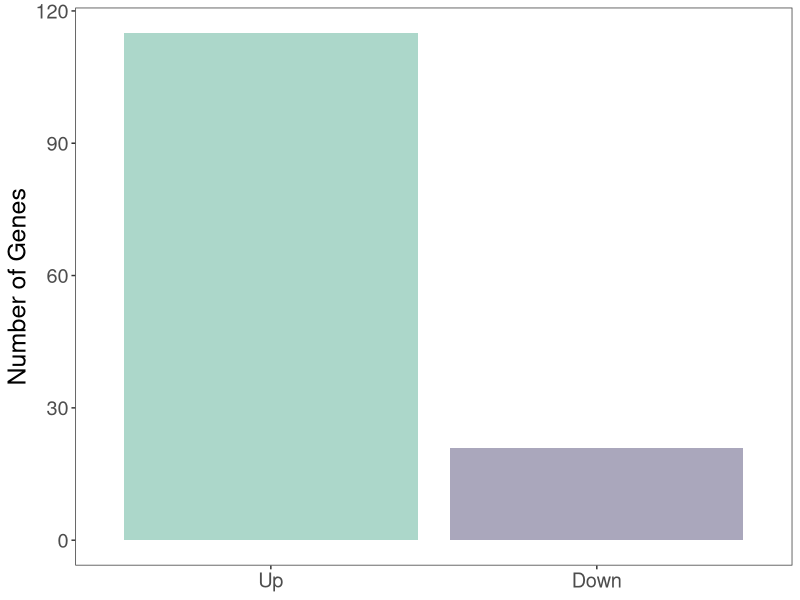
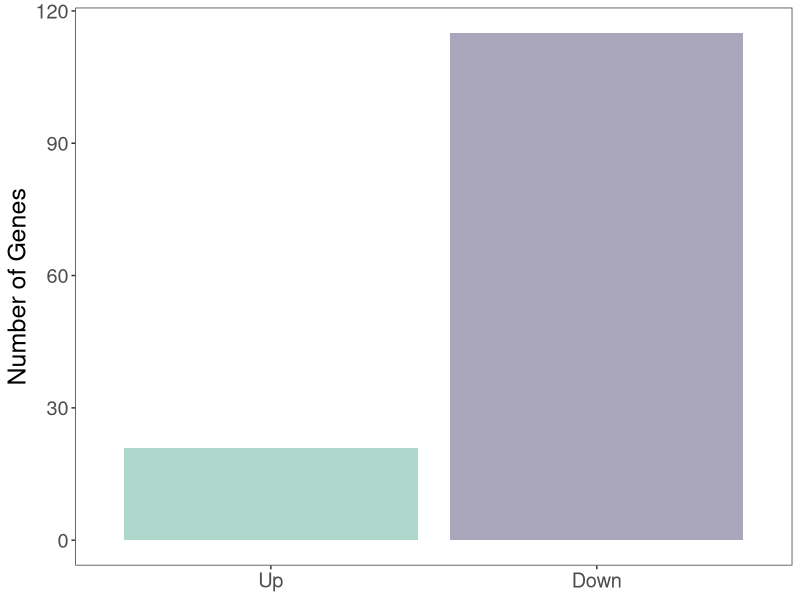
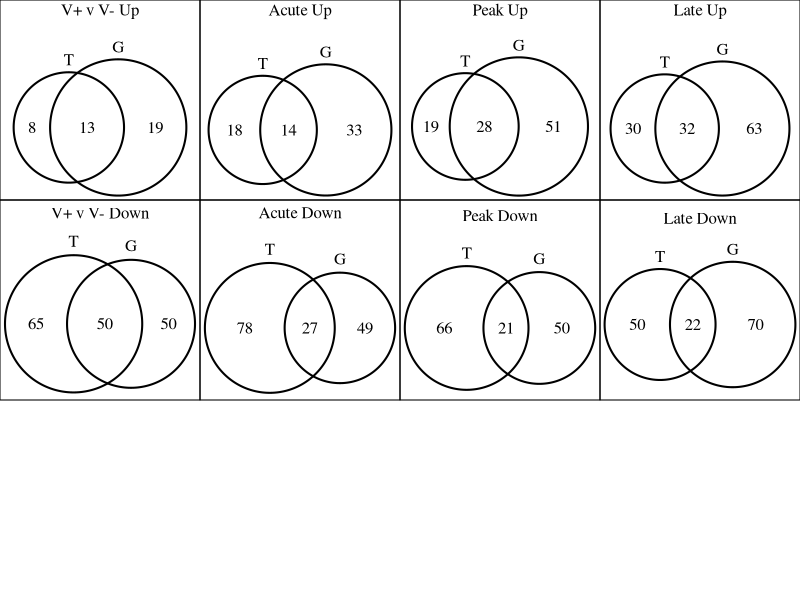
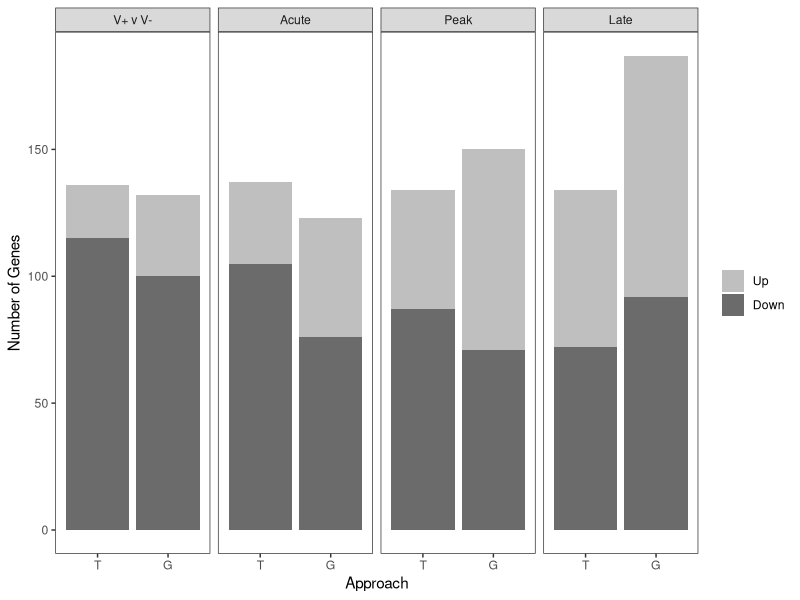
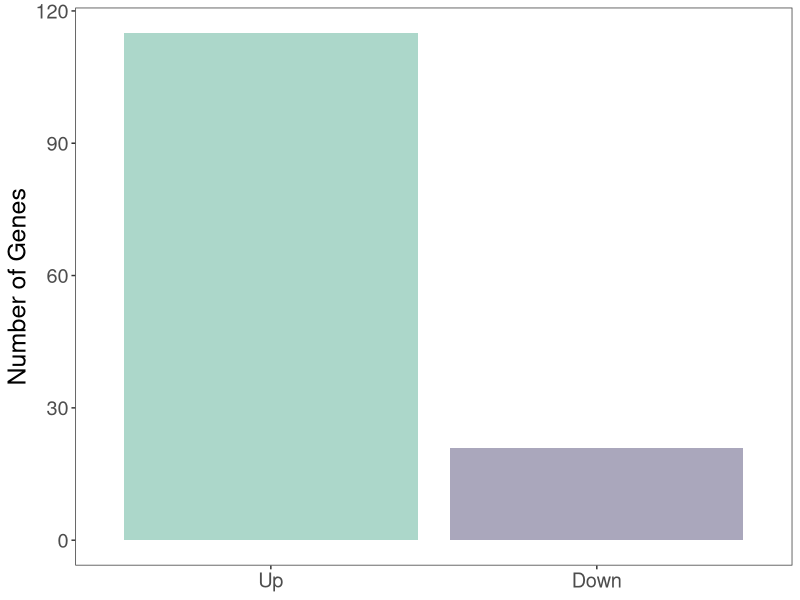
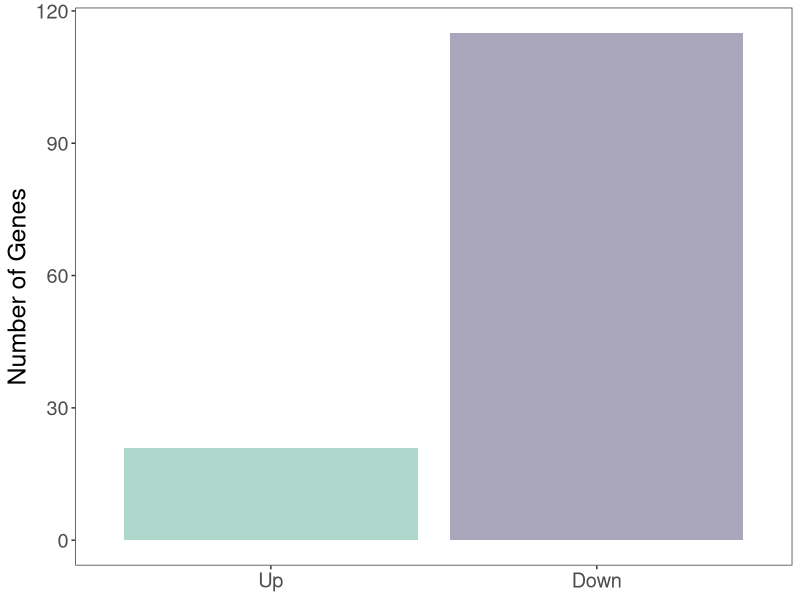

These charts were generated, in order, by the following R code:
## ---- chunk 1
library(tidyverse)
library(VennDiagram)
library(gridExtra)
## ---- chunk 2
t_virus <- read.csv("Output Files/txome_female_edgeR_viralRNA_DGE_results.csv") %>% 
  dplyr::rename("gene" = "X")

t_acute <- 
  read.csv("Output Files/txome_female_edgeR_DGE_results_acute.csv") %>% 
  dplyr::rename("gene" = "X")

t_peak <-
  read.csv("Output Files/txome_female_edgeR_DGE_results_peak.csv") %>% 
  dplyr::rename("gene" = "X")

t_late <- 
  read.csv("Output Files/txome_female_edgeR_DGE_results_late.csv") %>% 
  dplyr::rename("gene" = "X")
## ---- chunk 3
tvirus_up <- 
  read.csv("Output Files/txome_female_edgeR_viralRNA_DEG.csv", row.name=1) %>% 
  filter(logFC>0)
tvirus_down <- 
  read.csv("Output Files/txome_female_edgeR_viralRNA_DEG.csv", row.name=1) %>% 
  filter(logFC<0)

t_acute_up <- 
  read.csv("Output Files/txome_female_edgeR_DEG_acute.csv", row.name=1) %>% 
  filter(logFC>0)
t_acute_down <- 
  read.csv("Output Files/txome_female_edgeR_DEG_acute.csv", row.name=1) %>% 
  filter(logFC<0)
t_peak_up <- 
  read.csv("Output Files/txome_female_edgeR_DEG_peak.csv", row.name=1) %>% 
  filter(logFC>0)
t_peak_down <- 
  read.csv("Output Files/txome_female_edgeR_DEG_peak.csv", row.name=1) %>% 
  filter(logFC<0)
t_late_up <- 
  read.csv("Output Files/txome_female_edgeR_DEG_late.csv", row.name=1) %>% 
  filter(logFC>0)
t_late_down <- 
  read.csv("Output Files/txome_female_edgeR_DEG_late.csv", row.name=1) %>% 
  filter(logFC<0)
## ---- chunk 4
g_virus <- 
  read.csv("Output Files/gnome_female_edgeR_viralRNA_DGE_results.csv") %>% 
  dplyr::rename("gene"= "X")

g_acute <- 
  read.csv("Output Files/gnome_female_edgeR_DGE_results_acute.csv") %>% 
  dplyr::rename("gene" = "X")

g_peak <-
  read.csv("Output Files/gnome_female_edgeR_DGE_results_peak.csv") %>% 
  dplyr::rename("gene" = "X")

g_late <- 
  read.csv("Output Files/gnome_female_edgeR_DGE_results_late.csv") %>% 
  dplyr::rename("gene" = "X")
## ---- chunk 5
gvirus_up <- 
  read.csv("Output Files/gnome_female_edgeR_viralRNA_DEG.csv", row.name=1) %>% 
  filter(logFC>0)
gvirus_down <- 
  read.csv("Output Files/gnome_female_edgeR_viralRNA_DEG.csv", row.name=1) %>% 
  filter(logFC<0)

g_acute_up <- 
  read.csv("Output Files/gnome_female_edgeR_DEG_acute.csv", row.name=1) %>% 
  filter(logFC>0)
g_acute_down <- 
  read.csv("Output Files/gnome_female_edgeR_DEG_acute.csv", row.name=1) %>% 
  filter(logFC<0)
g_peak_up <- 
  read.csv("Output Files/gnome_female_edgeR_DEG_peak.csv", row.name=1) %>% 
  filter(logFC>0)
g_peak_down <- 
  read.csv("Output Files/gnome_female_edgeR_DEG_peak.csv", row.name=1) %>% 
  filter(logFC<0)
g_late_up <- 
  read.csv("Output Files/gnome_female_edgeR_DEG_late.csv", row.name=1) %>% 
  filter(logFC>0)
g_late_down <- 
  read.csv("Output Files/gnome_female_edgeR_DEG_late.csv", row.name=1) %>% 
  filter(logFC<0)
## ---- chunk 6
gene_num <- 
  data.frame(
    approach = c("T", "T", "T", "T",
                 "T", "T", "T", "T",
                 "G", "G", "G", "G", 
                 "G", "G", "G", "G"),
    stage = c("V+ v V-", "V+ v V-", 
              "Acute", "Acute", "Peak", "Peak", "Late", "Late",
              "V+ v V-", "V+ v V-", 
              "Acute", "Acute", "Peak", "Peak", "Late", "Late"),
    direction = c("Up", "Down", "Up", "Down",
                  "Up", "Down", "Up", "Down",
                  "Up", "Down", "Up", "Down",
                   "Up", "Down", "Up", "Down"),
    genes = c(nrow(tvirus_up), nrow(tvirus_down),
              nrow(t_acute_up), nrow(t_acute_down), 
              nrow(t_peak_up), nrow(t_peak_down), 
              nrow(t_late_up), nrow(t_late_down),
              nrow(gvirus_up), nrow(gvirus_down),
              nrow(g_acute_up), nrow(g_acute_down), 
              nrow(g_peak_up), nrow(g_peak_down), 
              nrow(g_late_up), nrow(g_late_down))) %>% 
  mutate(stage=factor(stage, levels=c("V+ v V-", "Acute", "Peak", "Late")),
         direction=factor(direction, levels=c("Up", "Down")),
         approach=factor(approach, levels=c("T", "G")))
## ---- chunk 7
gene_plot <- 
  ggplot(gene_num, aes(x=approach, y=genes, fill=direction)) +
  geom_col() +
  facet_grid(~stage) +
  labs(x="Approach", y = "Number of Genes") +
  scale_fill_manual(values=c("gray75", "gray42"), name=NULL) +
  theme_bw() +
  theme(panel.grid=element_blank())

ggsave("Figures/TG_F_edgeR_approachcomp.jpeg", gene_plot, 
       width=4, height=3, units="in")
## ---- chunk 8
gene_plot_pres <- 
  gene_num %>% 
  filter(stage == "V+ v V-") %>%
  filter(approach == "T") %>% 
  mutate(direction = ifelse(direction == "Up", "Down", "Up"),
         direction = factor(direction, levels=c("Up", "Down"))) %>% 
  ggplot(., aes(x=direction, y=genes, fill = direction)) +
  geom_col(position = position_dodge()) +
  labs(x=NULL, y = "Number of Genes") +
  scale_fill_manual(values=c("Up" = "#ACD7CA", "Down" = "#AAA7BC")) +
  theme_bw() +
  theme(panel.grid=element_blank(),
        text=element_text(size=18),
        legend.position = "none")
gene_plot_pres

ggsave("Figures/T_F_edgeR_numgenes_pres_exp.jpeg", gene_plot_pres, 
       width=6, height=5, units="in")

gene_plot_pres <- 
  gene_num %>% 
  filter(stage == "V+ v V-") %>% 
  filter(approach == "T") %>% 
  mutate(direction = factor(direction, levels=c("Up", "Down"))) %>% 
  ggplot(., aes(x=direction, y=genes, fill = direction)) +
  geom_col(position = position_dodge()) +
  labs(x=NULL, y = "Number of Genes") +
  scale_fill_manual(values=c("Up" = "#ACD7CA", "Down" = "#AAA7BC")) +
  theme_bw() +
  theme(panel.grid=element_blank(),
        text=element_text(size=18),
        legend.position = "none")
gene_plot_pres

ggsave("Figures/T_F_edgeR_numgenes_pres.jpeg", gene_plot_pres, 
       width=6, height=5, units="in")
## ---- chunk 9
gene_list <- 
  list(
    t_acute_up = t_acute_up$gene,
    t_acute_down = t_acute_down$gene,
    t_peak_up = t_peak_up$gene,
    t_peak_down = t_peak_down$gene,
    t_late_up = t_late_up$gene,
    t_late_down = t_late_down$gene,
    t_virus_up = tvirus_up$gene,
    t_virus_down = tvirus_down$gene,
    g_acute_up = g_acute_up$gene,
    g_acute_down = g_acute_down$gene,
    g_peak_up = g_peak_up$gene,
    g_peak_down = g_peak_down$gene,
    g_late_up = g_late_up$gene,
    g_late_down = g_late_down$gene,
    g_virus_up = gvirus_up$gene,
    g_virus_down = gvirus_down$gene
  )
## ---- chunk 10
virus_up <- 
   venn.diagram(gene_list[c(7,15)], 
               filename=NULL,
               disable.logging=TRUE,
               main="V+ v V- Up", main.pos=c(0.5,0.85),
               category.names = c("T", "G"), 
               cat.pos=c(0,0),
               cat.just=list(c(0.5,0) , c(0.5,0)),
               invert=TRUE,
               margin=0.3,
               height=3, 
               width=3,
               units="in")

virus_down <- 
   venn.diagram(gene_list[c(8,16)], 
               filename=NULL,
               disable.logging=TRUE,
               main="V+ v V- Down", main.pos=c(0.5,0.78),
               category.names = c("T", "G"), 
               cat.pos=c(0, 0),
               cat.just=list(c(0.5,0) , c(0.5,0)),
               margin=0.3,
               height=3, 
               width=3,
               units="in")

acute_up <- 
   venn.diagram(gene_list[c(1,9)], 
               filename=NULL,
               disable.logging=TRUE,
               main="Acute Up", main.pos=c(0.5,0.85),
               category.names = c("T", "G"), 
               cat.pos=c(0, 0),
               cat.just=list(c(0.5,0) , c(0.5,0)),
               invert=TRUE,
               margin=0.3,
               height=3, 
               width=3,
               units="in")
 
acute_down<- 
    venn.diagram(gene_list[c(2,10)], 
               filename=NULL,
               disable.logging=TRUE,
               main="Acute Down", main.pos=c(0.5,0.8),
               category.names = c("T", "G"), 
               cat.pos=c(0, 0),
               cat.just=list(c(0.5,0) , c(0.5,0)),
               margin=0.3,
               height=3, 
               width=3,
               units="in")
peak_up <- 
   venn.diagram(gene_list[c(3,11)], 
               filename=NULL,
               disable.logging=TRUE,
               main="Peak Up", main.pos=c(0.5,0.85),
               category.names = c("T", "G"), 
               cat.pos=c(0,0),
               cat.just=list(c(0.5,0) , c(0.5,0)),
               invert=TRUE,
               margin=0.3,
               height=3, 
               width=3,
               units="in")
peak_down <- 
   venn.diagram(gene_list[c(4,12)], 
               filename=NULL,
               disable.logging=TRUE,
               main="Peak Down", main.pos=c(0.5,0.8),
               category.names = c("T", "G"), 
               cat.pos=c(0,0),
               cat.just=list(c(0.5,0) , c(0.5,0)),
               margin=0.3,
               height=3, 
               width=3,
               units="in")

late_up <- 
   venn.diagram(gene_list[c(5,13)], 
               filename=NULL,
               disable.logging=TRUE,
               main="Late Up", main.pos=c(0.5,0.85),
               category.names = c("T", "G"), 
               cat.pos=c(0,0),
               cat.just=list(c(0.5,0) , c(0.5,0)),
               invert=TRUE,
               margin=0.3,
               height=3, 
               width=3,
               units="in")

late_down <- 
   venn.diagram(gene_list[c(6,14)], 
               filename=NULL,
               disable.logging=TRUE,
               main="Late Down", main.pos=c(0.5,0.8),
               category.names = c("T", "G"), 
               cat.pos=c(0,0),
               cat.just=list(c(0.5,0) , c(0.5,0)),
               invert=TRUE,
               margin=0.3,
               height=3, 
               width=3,
               units="in")

venn <- 
  grid.arrange(gTree(children=virus_up),
               gTree(children=acute_up),
               gTree(children=peak_up),
               gTree(children=late_up),
               gTree(children=virus_down),
               gTree(children=acute_down),
               gTree(children=peak_down),
               gTree(children=late_down),
               ncol=4,
               rectGrob(x=c(0.5, 1.5, 2.5, 3.5,
                            0.5, 1.5, 2.5, 3.5), 
                        y=c(2.5, 2.5, 2.5, 2.5,
                            1.5, 1.5, 1.5, 1.5), 
                        gp=gpar(lwd=1, fill=NA))) 

ggsave("Figures/TG_F_edgeR_approachcomp_venn.jpeg", 
       venn, width=8, height=5, units="in")
